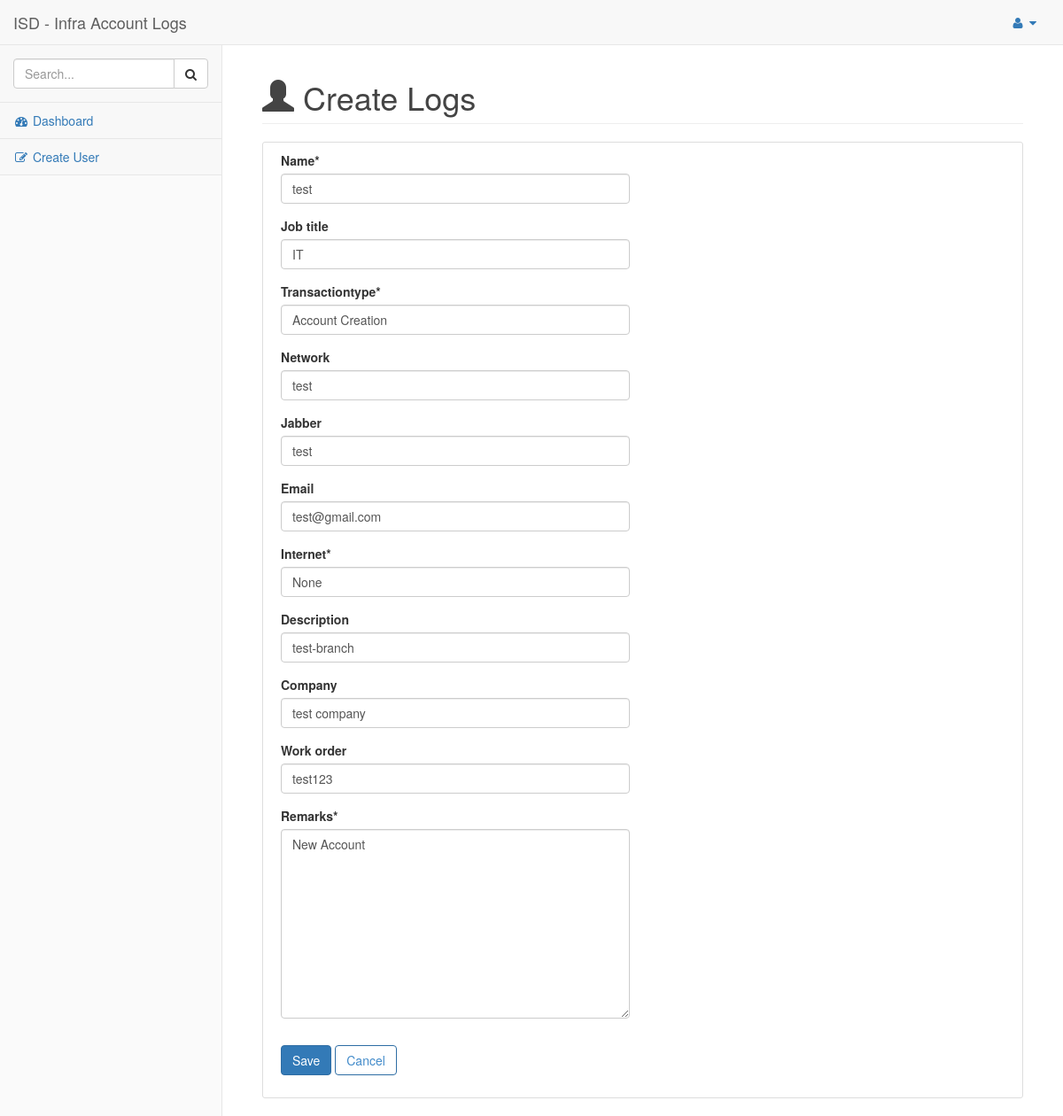
Page /logs/1/update/ (signed in) on the committed database.
### admin_app/models.py (models this page shows, shortened)
class Createlogs(models.Model):
    logsid = models.AutoField(primary_key=True)
    date_created = models.DateTimeField(default=timezone.now)
    name = models.CharField(max_length=100)
    job_title = models.CharField(max_length=100, blank=True)
    transactiontype = models.CharField(max_length=50, null=True)
    network = models.CharField(max_length=20, blank=True)
    jabber = models.CharField(max_length=20, blank=True)
    email = models.CharField(max_length=50, blank=True)
    internet = models.CharField(max_length=20, null=True,  default="None")
    description = models.CharField(max_length=100, blank=True)
    company = models.CharField(max_length=100, blank=True)
    remarks = models.TextField(null=True, default="New Account")
    created_by = models.ForeignKey(User, on_delete=models.CASCADE, blank=True)
    work_order = models.CharField(max_length=100, blank=True)
    class Meta:
        managed = True
        db_table = 'admin_app_createlogs'

### admin_app/views.py (the view, shortened to what this page needs)
# urls.py: path('logs/<int:pk>/update/', LogsUpdateView.as_view(), name='logs-update'),
class LogsUpdateView(LoginRequiredMixin, UserPassesTestMixin, UpdateView):
    model = Createlogs
    fields = ['name', 'job_title','transactiontype','network','jabber','email','internet','description','company','work_order','remarks']
    def test_func(self):
        logs = self.get_object()
        if self.request.user == logs.created_by:
            return True
        return False

### admin_app/templates/admin_app/createlogs_form.html (shortened to what this page needs)
{% extends "admin_app/admin.html" %}
{% load static %}
{% load crispy_forms_tags %}
{% block content %}
<div class="container-fluid">
    <div class="row">
        <div class="col-lg-12">
            <h1 class="page-header"><span class="glyphicon glyphicon-user"></span> Create Logs</h1>
        </div>
    </div>
    <div class="content-section">
        <div class="row">
            <form method="POST">
                <div class="col-lg-6">
                    <fieldset class="form-group">
                        {{ form|crispy }}
                    </fieldset>
                    <div class="form-group">
                        <button class="btn btn-primary" type="submit">Save</button>
                        <button class="btn btn-outline btn-primary" type="submit">Cancel</button>
                    </div>
            </form>
        </div>
    </div>
</div>
{% endblock %}

### admin_app/static/admin_app/css/sb-admin-2.css (style rules this page uses)
body { background-color: #f8f8f8; }
.btn-outline { color: inherit; background-color: transparent; transition: all .5s; }
.btn-primary.btn-outline { color: #428bca; }

### admin_app/static/admin_app/main.css (style rules this page uses)
body { background: #fafafa; color: #333333; margin-top: 5rem; }
h1, h2, h3, h4, h5, h6 { color: #444444; }
.content-section { background: #ffffff; padding: 10px 20px; border: 1px solid #dddddd; border-radius: 3px; margin-bottom: 20px; }

### rows in the picture
Createlogs: name "test", job_title "IT", transactiontype "Account Creation", network "test", jabber "test", email "test@gmail.com", internet "None", description "test-branch", company "test company", work_order "test123", remarks "New Account"
